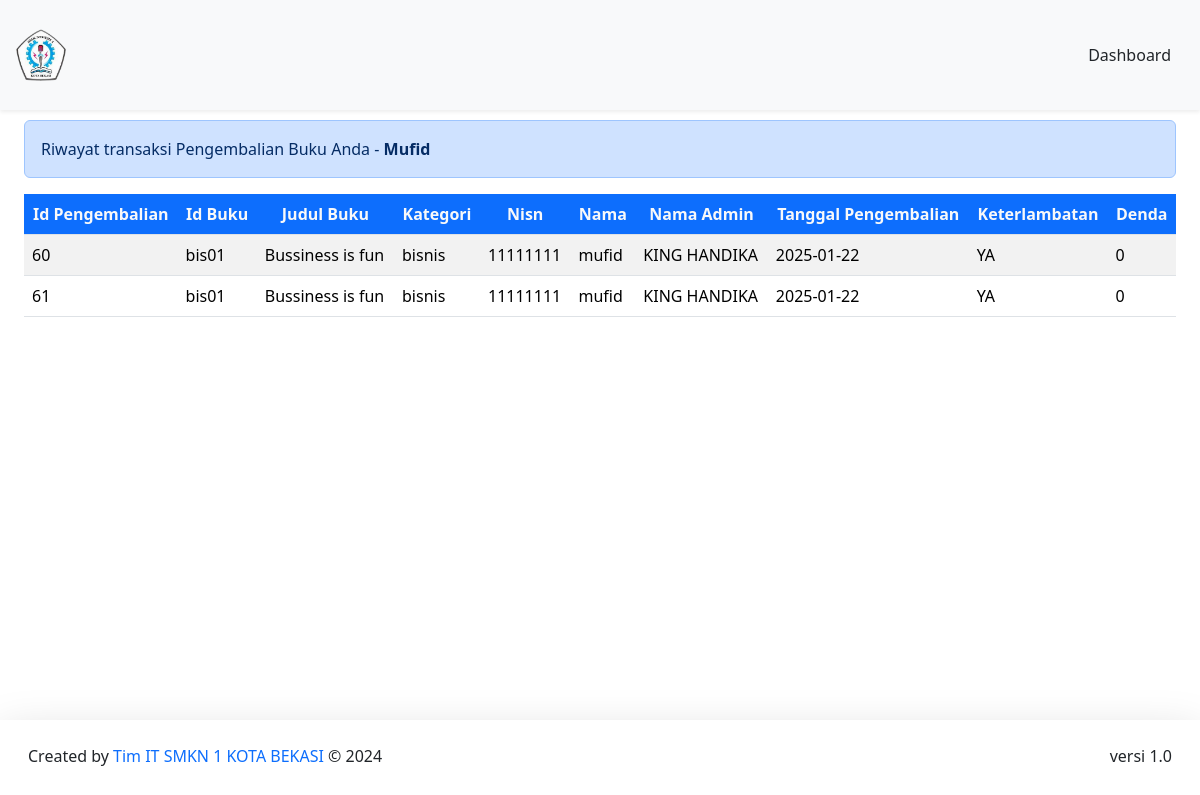
Page /DashboardMember/formPeminjaman/TransaksiPengembalian.php (signed in) on the committed database.
### tables this page shows
CREATE TABLE `pengembalian` (
  `id_pengembalian` int(11) NOT NULL,
  `id_peminjaman` int(11) NOT NULL,
  `id_buku` varchar(20) NOT NULL,
  `nisn` int(11) NOT NULL,
  `id_admin` int(11) NOT NULL,
  `buku_kembali` date NOT NULL,
  `keterlambatan` enum('YA','TIDAK') NOT NULL,
  `denda` int(15) NOT NULL
);

CREATE TABLE `buku` (
  `cover` varchar(255) NOT NULL,
  `id_buku` varchar(20) NOT NULL,
  `kategori` varchar(255) NOT NULL,
  `judul` varchar(255) NOT NULL,
  `pengarang` varchar(255) NOT NULL,
  `penerbit` varchar(255) NOT NULL,
  `tahun_terbit` date NOT NULL,
  `jumlah_halaman` int(11) NOT NULL,
  `buku_deskripsi` text NOT NULL
);

CREATE TABLE `member` (
  `nisn` int(11) NOT NULL,
  `kode_member` varchar(12) NOT NULL,
  `nama` varchar(255) NOT NULL,
  `password` varchar(255) NOT NULL,
  `jenis_kelamin` varchar(20) NOT NULL,
  `kelas` varchar(5) NOT NULL,
  `jurusan` varchar(50) NOT NULL,
  `no_tlp` varchar(15) NOT NULL,
  `tgl_pendaftaran` date NOT NULL
);

### config/config.php (called while the page is built, shortened)
<?php
$host = "127.0.0.1";
$username = "root";
$password = "";
$database_name = "perpustakaan";
$connection = mysqli_connect($host, $username, $password, $database_name);
function queryReadData($dataKategori) {
  global $connection;
  $result = mysqli_query($connection, $dataKategori);
  $items = [];
  while($item = mysqli_fetch_assoc($result)) {
    $items[] = $item;
  }
  return $items;
}
?>

### DashboardMember/formPeminjaman/TransaksiPengembalian.php (the view, shortened to what this page needs)
<?php
require "../../config/config.php";
$akunMember = $_SESSION["member"]["nisn"];
$dataPengembalian = queryReadData("SELECT pengembalian.id_pengembalian, pengembalian.id_buku, buku.judul, buku.kategori, pengembalian.nisn, member.nama, admin.nama_admin, pengembalian.buku_kembali, pengembalian.keterlambatan, pengembalian.denda
FROM pengembalian
INNER JOIN buku ON pengembalian.id_buku = buku.id_buku
INNER JOIN member ON pengembalian.nisn = member.nisn
INNER JOIN admin ON pengembalian.id_admin = admin.id
WHERE pengembalian.nisn = $akunMember");
?>
<!DOCTYPE html>
<html lang="en">
  <head>
    <link href="https://cdn.jsdelivr.net/npm/bootstrap@5.3.2/dist/css/bootstrap.min.css" rel="stylesheet">
  </head>
  <body>
    <nav class="navbar fixed-top bg-body-tertiary shadow-sm">
      <div class="container-fluid p-3">
        <a class="navbar-brand" href="#">
        <img src="../../assets/smkn1.png" alt="logo" width="50px">
        </a>
        <a class="btn btn-tertiary" href="../dashboardMember.php">Dashboard</a>
      </div>
    </nav>
    <div class="p-4 mt-5">
      <div class="mt-5 alert alert-primary" role="alert">Riwayat transaksi Pengembalian Buku Anda - <span class="fw-bold text-capitalize"><?php echo htmlentities($_SESSION["member"]["nama"]); ?></span></div>
    <div class="table-responsive mt-3">
    <table class="table table-striped table-hover">
      <thead class="text-center">
      <tr>
        <th class="bg-primary text-light">Id Pengembalian</th>
        <th class="bg-primary text-light">Id Buku</th>
        <th class="bg-primary text-light">Judul Buku</th>
        <th class="bg-primary text-light">Kategori</th>
        <th class="bg-primary text-light">Nisn</th>
        <th class="bg-primary text-light">Nama</th>
        <th class="bg-primary text-light">Nama Admin</th>
        <th class="bg-primary text-light">Tanggal Pengembalian</th>
        <th class="bg-primary text-light">Keterlambatan</th>
        <th class="bg-primary text-light">Denda</th>
      </tr>
      </thead>
        <?php foreach ($dataPengembalian as $item) : ?>
      <tr>
        <td><?= $item["id_pengembalian"]; ?></td>
        <td><?= $item["id_buku"]; ?></td>
        <td><?= $item["judul"]; ?></td>
        <td><?= $item["kategori"]; ?></td>
        <td><?= $item["nisn"]; ?></td>
        <td><?= $item["nama"]; ?></td>
        <td><?= $item["nama_admin"]; ?></td>
        <td><?= $item["buku_kembali"]; ?></td>
        <td><?= $item["keterlambatan"]; ?></td>
        <td><?= $item["denda"]; ?></td>
      </tr>
        <?php endforeach; ?>
    </table>
    </div>
    </div>
    <footer class="fixed-bottom shadow-lg bg-subtle p-3">
      <div class="container-fluid d-flex justify-content-between">
      <p class="mt-2">Created by <span class="text-primary"> Tim IT SMKN 1 KOTA BEKASI</span> © 2024</p>
      <p class="mt-2">versi 1.0</p>
      </div>
  </footer>
  </body>
</html>

### rows in the picture
pengembalian: id_pengembalian "60", id_buku "bis01", id_buku.judul "Bussiness is fun", id_buku.kategori "bisnis", nisn "11111111", nisn.nama "mufid", id_admin.nama_admin "KING HANDIKA", buku_kembali "2025-01-22", keterlambatan "YA", denda "0"
pengembalian: id_pengembalian "61", id_buku "bis01", id_buku.judul "Bussiness is fun", id_buku.kategori "bisnis", nisn "11111111", nisn.nama "mufid", id_admin.nama_admin "KING HANDIKA", buku_kembali "2025-01-22", keterlambatan "YA", denda "0"

### other values in the picture
$_SESSION["member"]["nama"] "Mufid"
